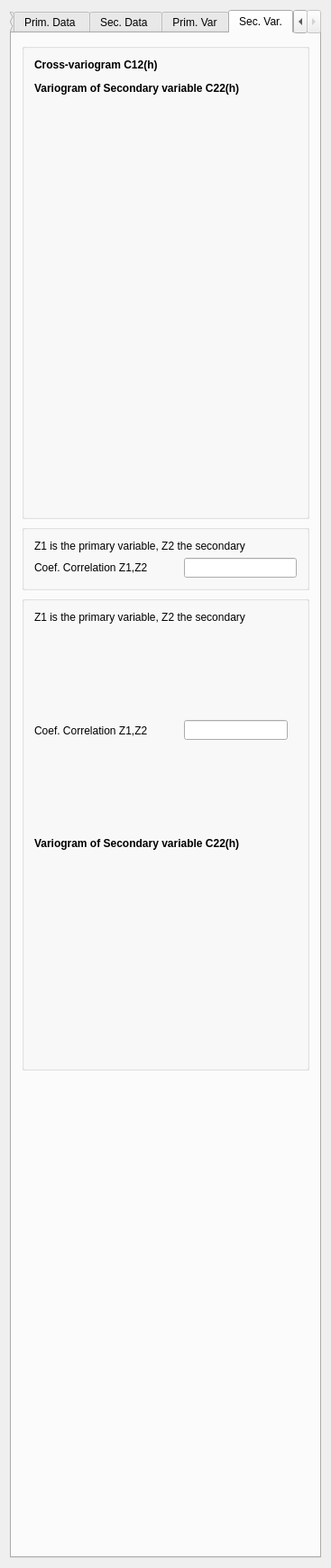
<?xml version="1.0" encoding="UTF-8"?>
<ui version="4.0">
 <class>Cosgsim</class>
 <widget class="QWidget" name="Cosgsim">
  <property name="geometry">
   <rect>
    <x>0</x>
    <y>0</y>
    <width>367</width>
    <height>1740</height>
   </rect>
  </property>
  <property name="windowTitle">
   <string>CoSgsim</string>
  </property>
  <property name="AlgorithmCategory" stdset="0">
   <string>Simulation</string>
  </property>
  <property name="AlgorithmDescription" stdset="0">
   <string>sequential gaussian co-simulation</string>
  </property>
  <layout class="QVBoxLayout" name="verticalLayout_8">
   <item>
    <widget class="QTabWidget" name="tabWidget2">
     <property name="tabShape">
      <enum>QTabWidget::Rounded</enum>
     </property>
     <property name="currentIndex">
      <number>4</number>
     </property>
     <widget class="QWidget" name="tab1">
      <attribute name="title">
       <string>General</string>
      </attribute>
      <layout class="QVBoxLayout" name="verticalLayout_2">
       <item>
        <widget class="QGroupBox" name="SimulationGrid">
         <property name="maximumSize">
          <size>
           <width>32767</width>
           <height>140</height>
          </size>
         </property>
         <property name="title">
          <string>Simulation Grid</string>
         </property>
         <layout class="QVBoxLayout" name="verticalLayout">
          <item>
           <widget class="GridSelector" name="Grid_Name"/>
          </item>
          <item>
           <widget class="QLabel" name="TextLabel2">
            <property name="text">
             <string>New Property Name</string>
            </property>
            <property name="wordWrap">
             <bool>false</bool>
            </property>
           </widget>
          </item>
          <item>
           <widget class="QLineEdit" name="Property_Name"/>
          </item>
         </layout>
        </widget>
       </item>
       <item>
        <layout class="QHBoxLayout">
         <property name="spacing">
          <number>6</number>
         </property>
         <property name="margin">
          <number>0</number>
         </property>
         <item>
          <widget class="QLabel" name="TextLabel2_2_2_2">
           <property name="text">
            <string>Nb of realizations</string>
           </property>
           <property name="wordWrap">
            <bool>false</bool>
           </property>
          </widget>
         </item>
         <item>
          <widget class="QSpinBox" name="Nb_Realizations">
           <property name="minimum">
            <number>1</number>
           </property>
           <property name="maximum">
            <number>10000</number>
           </property>
          </widget>
         </item>
        </layout>
       </item>
       <item>
        <layout class="QHBoxLayout">
         <property name="spacing">
          <number>6</number>
         </property>
         <property name="margin">
          <number>0</number>
         </property>
         <item>
          <widget class="QLabel" name="TextLabel2_2_2_2_2">
           <property name="text">
            <string>Seed</string>
           </property>
           <property name="wordWrap">
            <bool>false</bool>
           </property>
          </widget>
         </item>
         <item>
          <widget class="QSpinBox" name="Seed">
           <property name="maximum">
            <number>99999999</number>
           </property>
           <property name="value">
            <number>14071789</number>
           </property>
          </widget>
         </item>
        </layout>
       </item>
       <item>
        <layout class="QHBoxLayout">
         <property name="margin">
          <number>0</number>
         </property>
         <item>
          <widget class="QLabel" name="textLabel1_3">
           <property name="text">
            <string>Kriging Type</string>
           </property>
           <property name="wordWrap">
            <bool>false</bool>
           </property>
          </widget>
         </item>
         <item>
          <widget class="QComboBox" name="Kriging_Type">
           <item>
            <property name="text">
             <string>Simple Kriging (SK)</string>
            </property>
           </item>
           <item>
            <property name="text">
             <string>Ordinary Kriging (OK)</string>
            </property>
           </item>
          </widget>
         </item>
        </layout>
       </item>
       <item>
        <layout class="QHBoxLayout">
         <property name="spacing">
          <number>6</number>
         </property>
         <property name="margin">
          <number>0</number>
         </property>
         <item>
          <widget class="QLabel" name="TextLabel1_2">
           <property name="text">
            <string>Cokriging Option</string>
           </property>
           <property name="wordWrap">
            <bool>false</bool>
           </property>
          </widget>
         </item>
         <item>
          <widget class="QComboBox" name="Cokriging_Type">
           <item>
            <property name="text">
             <string>Full Cokriging</string>
            </property>
           </item>
           <item>
            <property name="text">
             <string>Markov Model 1</string>
            </property>
           </item>
           <item>
            <property name="text">
             <string>Markov Model 2</string>
            </property>
           </item>
          </widget>
         </item>
        </layout>
       </item>
       <item>
        <spacer>
         <property name="orientation">
          <enum>Qt::Vertical</enum>
         </property>
         <property name="sizeType">
          <enum>QSizePolicy::Expanding</enum>
         </property>
         <property name="sizeHint" stdset="0">
          <size>
           <width>20</width>
           <height>990</height>
          </size>
         </property>
        </spacer>
       </item>
      </layout>
     </widget>
     <widget class="QWidget" name="unnamed">
      <attribute name="title">
       <string>Prim. Data </string>
      </attribute>
      <layout class="QVBoxLayout" name="verticalLayout_5">
       <item>
        <widget class="QGroupBox" name="groupBox6">
         <property name="title">
          <string>Prim Hard Data</string>
         </property>
         <layout class="QVBoxLayout" name="verticalLayout_3">
          <item>
           <widget class="GridSelector" name="Primary_Harddata_Grid">
            <property name="currentIndex">
             <number>1</number>
            </property>
           </widget>
          </item>
          <item>
           <widget class="QLabel" name="TextLabel2_2">
            <property name="text">
             <string>Primary Property</string>
            </property>
            <property name="wordWrap">
             <bool>false</bool>
            </property>
           </widget>
          </item>
          <item>
           <widget class="SinglePropertySelector" name="Primary_Variable"/>
          </item>
          <item>
           <widget class="QCheckBox" name="Assign_Hard_Data">
            <property name="text">
             <string>Assign primary data to simulation grid</string>
            </property>
            <property name="checked">
             <bool>true</bool>
            </property>
           </widget>
          </item>
         </layout>
        </widget>
       </item>
       <item>
        <widget class="QGroupBox" name="groupBox">
         <property name="title">
          <string>Search Ellipsoid for Primary Variable</string>
         </property>
         <layout class="QVBoxLayout" name="verticalLayout_4">
          <item>
           <layout class="QHBoxLayout" name="horizontalLayout">
            <item>
             <widget class="QLabel" name="TextLabel2_2_2_2_3">
              <property name="text">
               <string>Max conditioning data</string>
              </property>
              <property name="wordWrap">
               <bool>false</bool>
              </property>
             </widget>
            </item>
            <item>
             <widget class="QSpinBox" name="Max_Conditioning_Data_1">
              <property name="minimum">
               <number>0</number>
              </property>
              <property name="maximum">
               <number>200</number>
              </property>
              <property name="value">
               <number>12</number>
              </property>
             </widget>
            </item>
           </layout>
          </item>
          <item>
           <widget class="EllipsoidInput" name="Search_Ellipsoid_1"/>
          </item>
          <item>
           <widget class="AdvancedNeighborhoodInput" name="AdvancedSearch"/>
          </item>
          <item>
           <spacer name="verticalSpacer">
            <property name="orientation">
             <enum>Qt::Vertical</enum>
            </property>
            <property name="sizeHint" stdset="0">
             <size>
              <width>20</width>
              <height>17</height>
             </size>
            </property>
           </spacer>
          </item>
         </layout>
        </widget>
       </item>
       <item>
        <spacer>
         <property name="orientation">
          <enum>Qt::Vertical</enum>
         </property>
         <property name="sizeType">
          <enum>QSizePolicy::Expanding</enum>
         </property>
         <property name="sizeHint" stdset="0">
          <size>
           <width>20</width>
           <height>16</height>
          </size>
         </property>
        </spacer>
       </item>
       <item>
        <widget class="QCheckBox" name="Transform_Primary_Variable">
         <property name="text">
          <string>Transform Primary Variable</string>
         </property>
        </widget>
       </item>
       <item>
        <widget class="GsTLButtonGroup" name="nonParamPrimary_box">
         <property name="enabled">
          <bool>false</bool>
         </property>
         <property name="title">
          <string/>
         </property>
         <layout class="QGridLayout">
          <item row="0" column="0">
           <widget class="NonParamCdfInput" name="nonParamCdf_primary"/>
          </item>
         </layout>
        </widget>
       </item>
       <item>
        <spacer>
         <property name="orientation">
          <enum>Qt::Vertical</enum>
         </property>
         <property name="sizeType">
          <enum>QSizePolicy::Expanding</enum>
         </property>
         <property name="sizeHint" stdset="0">
          <size>
           <width>20</width>
           <height>660</height>
          </size>
         </property>
        </spacer>
       </item>
      </layout>
     </widget>
     <widget class="QWidget" name="tab4">
      <attribute name="title">
       <string>Sec. Data </string>
      </attribute>
      <layout class="QVBoxLayout" name="verticalLayout_7">
       <item>
        <widget class="QGroupBox" name="GroupBox3">
         <property name="title">
          <string>Sec. Hard Data</string>
         </property>
         <layout class="QVBoxLayout">
          <property name="margin">
           <number>0</number>
          </property>
          <item>
           <widget class="QLabel" name="TextLabel1_3_2">
            <property name="text">
             <string>Secondary Data Grid</string>
            </property>
            <property name="wordWrap">
             <bool>false</bool>
            </property>
           </widget>
          </item>
          <item>
           <widget class="GridSelector" name="Secondary_Harddata_Grid"/>
          </item>
          <item>
           <widget class="QLabel" name="TextLabel2_2_2">
            <property name="text">
             <string>Secondary Property</string>
            </property>
            <property name="wordWrap">
             <bool>false</bool>
            </property>
           </widget>
          </item>
          <item>
           <widget class="SinglePropertySelector" name="Secondary_Variable"/>
          </item>
         </layout>
        </widget>
       </item>
       <item>
        <widget class="GsTLGroupBox" name="LMC_ellipse_box">
         <property name="title">
          <string>Search Ellipsoid for Secondary Variable</string>
         </property>
         <property name="keyword" stdset="0">
          <string>Full Cokriging</string>
         </property>
         <layout class="QVBoxLayout">
          <item/>
         </layout>
        </widget>
       </item>
       <item>
        <layout class="QVBoxLayout" name="verticalLayout_6">
         <item>
          <layout class="QHBoxLayout" name="horizontalLayout_4">
           <item>
            <widget class="QLabel" name="max_text">
             <property name="text">
              <string>Max conditioning data</string>
             </property>
             <property name="wordWrap">
              <bool>false</bool>
             </property>
            </widget>
           </item>
           <item>
            <widget class="QSpinBox" name="Max_Conditioning_Data_2">
             <property name="minimum">
              <number>0</number>
             </property>
             <property name="maximum">
              <number>200</number>
             </property>
             <property name="value">
              <number>12</number>
             </property>
            </widget>
           </item>
          </layout>
         </item>
         <item>
          <widget class="EllipsoidInput" name="Search_Ellipsoid_2"/>
         </item>
         <item>
          <widget class="AdvancedNeighborhoodInput" name="AdvancedSearch_2"/>
         </item>
        </layout>
       </item>
       <item>
        <spacer>
         <property name="orientation">
          <enum>Qt::Vertical</enum>
         </property>
         <property name="sizeType">
          <enum>QSizePolicy::Expanding</enum>
         </property>
         <property name="sizeHint" stdset="0">
          <size>
           <width>20</width>
           <height>16</height>
          </size>
         </property>
        </spacer>
       </item>
       <item>
        <widget class="QCheckBox" name="Transform_Secondary_Variable">
         <property name="text">
          <string>Transform Secondary Variable</string>
         </property>
        </widget>
       </item>
       <item>
        <widget class="GsTLButtonGroup" name="nonParamSecondary_box">
         <property name="enabled">
          <bool>false</bool>
         </property>
         <property name="title">
          <string/>
         </property>
         <layout class="QGridLayout">
          <item row="0" column="0">
           <widget class="NonParamCdfInput" name="nonParamCdf_secondary"/>
          </item>
         </layout>
        </widget>
       </item>
       <item>
        <spacer>
         <property name="orientation">
          <enum>Qt::Vertical</enum>
         </property>
         <property name="sizeType">
          <enum>QSizePolicy::Expanding</enum>
         </property>
         <property name="sizeHint" stdset="0">
          <size>
           <width>21</width>
           <height>680</height>
          </size>
         </property>
        </spacer>
       </item>
      </layout>
     </widget>
     <widget class="QWidget" name="tab2">
      <attribute name="title">
       <string>Prim. Var</string>
      </attribute>
      <layout class="QVBoxLayout">
       <property name="margin">
        <number>0</number>
       </property>
       <item>
        <widget class="QGroupBox" name="GroupBox5">
         <property name="title">
          <string>Variogram for primary variable C11(h)</string>
         </property>
         <layout class="QVBoxLayout">
          <property name="spacing">
           <number>6</number>
          </property>
          <property name="margin">
           <number>11</number>
          </property>
          <item>
           <widget class="VariogramInput" name="Variogram_C11">
            <property name="sizePolicy">
             <sizepolicy hsizetype="Preferred" vsizetype="Minimum">
              <horstretch>0</horstretch>
              <verstretch>0</verstretch>
             </sizepolicy>
            </property>
           </widget>
          </item>
          <item>
           <spacer>
            <property name="orientation">
             <enum>Qt::Vertical</enum>
            </property>
            <property name="sizeType">
             <enum>QSizePolicy::Expanding</enum>
            </property>
            <property name="sizeHint" stdset="0">
             <size>
              <width>20</width>
              <height>31</height>
             </size>
            </property>
           </spacer>
          </item>
         </layout>
        </widget>
       </item>
       <item>
        <spacer>
         <property name="orientation">
          <enum>Qt::Vertical</enum>
         </property>
         <property name="sizeType">
          <enum>QSizePolicy::Expanding</enum>
         </property>
         <property name="sizeHint" stdset="0">
          <size>
           <width>21</width>
           <height>900</height>
          </size>
         </property>
        </spacer>
       </item>
      </layout>
     </widget>
     <widget class="QWidget" name="tab3">
      <attribute name="title">
       <string>Sec. Var.</string>
      </attribute>
      <layout class="QVBoxLayout">
       <item>
        <widget class="GsTLGroupBox" name="LMC_group">
         <property name="title">
          <string/>
         </property>
         <property name="keyword" stdset="0">
          <string>Full Cokriging</string>
         </property>
         <layout class="QVBoxLayout">
          <item>
           <widget class="QLabel" name="TextLabel3">
            <property name="font">
             <font>
              <weight>75</weight>
              <bold>true</bold>
             </font>
            </property>
            <property name="text">
             <string>Cross-variogram C12(h)</string>
            </property>
           </widget>
          </item>
          <item>
           <widget class="VariogramInput" name="Variogram_C12"/>
          </item>
          <item>
           <widget class="QLabel" name="TextLabel3_2">
            <property name="font">
             <font>
              <weight>75</weight>
              <bold>true</bold>
             </font>
            </property>
            <property name="text">
             <string>Variogram of Secondary variable C22(h)</string>
            </property>
            <property name="wordWrap">
             <bool>false</bool>
            </property>
           </widget>
          </item>
          <item>
           <widget class="VariogramInput" name="Variogram_C22"/>
          </item>
          <item>
           <spacer>
            <property name="orientation">
             <enum>Qt::Vertical</enum>
            </property>
            <property name="sizeHint" stdset="0">
             <size>
              <width>20</width>
              <height>40</height>
             </size>
            </property>
           </spacer>
          </item>
         </layout>
        </widget>
       </item>
       <item>
        <widget class="GsTLGroupBox" name="MM1_group">
         <property name="title">
          <string/>
         </property>
         <property name="keyword" stdset="0">
          <string>Markov Model 1</string>
         </property>
         <property name="displayed" stdset="0">
          <bool>false</bool>
         </property>
         <property name="activated" stdset="0">
          <bool>false</bool>
         </property>
         <layout class="QVBoxLayout">
          <property name="spacing">
           <number>6</number>
          </property>
          <property name="margin">
           <number>11</number>
          </property>
          <item>
           <widget class="QLabel" name="TextLabel5">
            <property name="text">
             <string>Z1 is the primary variable, Z2 the secondary</string>
            </property>
            <property name="alignment">
             <set>Qt::AlignVCenter</set>
            </property>
            <property name="wordWrap">
             <bool>true</bool>
            </property>
           </widget>
          </item>
          <item>
           <layout class="QGridLayout">
            <property name="margin">
             <number>0</number>
            </property>
            <item row="0" column="0" colspan="2">
             <widget class="QLabel" name="TextLabel4">
              <property name="minimumSize">
               <size>
                <width>160</width>
                <height>0</height>
               </size>
              </property>
              <property name="text">
               <string>Coef. Correlation Z1,Z2</string>
              </property>
              <property name="wordWrap">
               <bool>false</bool>
              </property>
             </widget>
            </item>
            <item row="0" column="2">
             <widget class="QLineEdit" name="Correl_Z1Z2"/>
            </item>
           </layout>
          </item>
         </layout>
        </widget>
       </item>
       <item>
        <widget class="GsTLGroupBox" name="MM2_group">
         <property name="title">
          <string/>
         </property>
         <property name="keyword" stdset="0">
          <string>Markov Model 2</string>
         </property>
         <property name="displayed" stdset="0">
          <bool>false</bool>
         </property>
         <property name="activated" stdset="0">
          <bool>false</bool>
         </property>
         <layout class="QVBoxLayout">
          <item>
           <widget class="QLabel" name="TextLabel5_2">
            <property name="text">
             <string>Z1 is the primary variable, Z2 the secondary</string>
            </property>
            <property name="alignment">
             <set>Qt::AlignVCenter</set>
            </property>
            <property name="wordWrap">
             <bool>true</bool>
            </property>
           </widget>
          </item>
          <item>
           <layout class="QHBoxLayout">
            <property name="margin">
             <number>0</number>
            </property>
            <item>
             <widget class="QLabel" name="TextLabel4_3">
              <property name="minimumSize">
               <size>
                <width>160</width>
                <height>0</height>
               </size>
              </property>
              <property name="text">
               <string>Coef. Correlation Z1,Z2</string>
              </property>
              <property name="wordWrap">
               <bool>false</bool>
              </property>
             </widget>
            </item>
            <item>
             <widget class="QLineEdit" name="MM2_Correl_Z1Z2"/>
            </item>
            <item>
             <spacer>
              <property name="orientation">
               <enum>Qt::Vertical</enum>
              </property>
              <property name="sizeType">
               <enum>QSizePolicy::Expanding</enum>
              </property>
              <property name="sizeHint" stdset="0">
               <size>
                <width>10</width>
                <height>16</height>
               </size>
              </property>
             </spacer>
            </item>
           </layout>
          </item>
          <item>
           <widget class="QLabel" name="TextLabel3_2_2">
            <property name="font">
             <font>
              <weight>75</weight>
              <bold>true</bold>
             </font>
            </property>
            <property name="text">
             <string>Variogram of Secondary variable C22(h)</string>
            </property>
            <property name="wordWrap">
             <bool>false</bool>
            </property>
           </widget>
          </item>
          <item>
           <widget class="VariogramInput" name="MM2_Variogram_C22"/>
          </item>
          <item>
           <spacer>
            <property name="orientation">
             <enum>Qt::Vertical</enum>
            </property>
            <property name="sizeType">
             <enum>QSizePolicy::Expanding</enum>
            </property>
            <property name="sizeHint" stdset="0">
             <size>
              <width>20</width>
              <height>10</height>
             </size>
            </property>
           </spacer>
          </item>
         </layout>
        </widget>
       </item>
       <item>
        <spacer>
         <property name="orientation">
          <enum>Qt::Vertical</enum>
         </property>
         <property name="sizeHint" stdset="0">
          <size>
           <width>20</width>
           <height>42</height>
          </size>
         </property>
        </spacer>
       </item>
      </layout>
     </widget>
    </widget>
   </item>
  </layout>
 </widget>
 <layoutdefault spacing="6" margin="11"/>
 <pixmapfunction>qPixmapFromMimeSource</pixmapfunction>
 <customwidgets>
  <customwidget>
   <class>SinglePropertySelector</class>
   <extends>QComboBox</extends>
   <header>GsTLAppli/extra/qtplugins/selectors.h</header>
  </customwidget>
  <customwidget>
   <class>VariogramInput</class>
   <extends>QWidget</extends>
   <header>GsTLAppli/extra/qtplugins/variogram_input.h</header>
  </customwidget>
  <customwidget>
   <class>GsTLButtonGroup</class>
   <extends>QGroupBox</extends>
   <header>GsTLAppli/extra/qtplugins/selectors.h</header>
  </customwidget>
  <customwidget>
   <class>GsTLGroupBox</class>
   <extends>QGroupBox</extends>
   <header>GsTLAppli/extra/qtplugins/selectors.h</header>
  </customwidget>
  <customwidget>
   <class>EllipsoidInput</class>
   <extends>QWidget</extends>
   <header>GsTLAppli/extra/qtplugins/ellipsoid_input.h</header>
  </customwidget>
  <customwidget>
   <class>NonParamCdfInput</class>
   <extends>QWidget</extends>
   <header>GsTLAppli/extra/qtplugins/non_param_cdf_input.h</header>
  </customwidget>
  <customwidget>
   <class>GridSelector</class>
   <extends>QTabWidget</extends>
   <header>GsTLAppli/extra/qtplugins/selectors.h</header>
  </customwidget>
  <customwidget>
   <class>AdvancedNeighborhoodInput</class>
   <extends>QWidget</extends>
   <header>GsTLAppli/extra/qtplugins/neighborhood_filter_input.h</header>
  </customwidget>
 </customwidgets>
 <includes>
  <include location="local">gridselector.h</include>
  <include location="local">gridselector.h</include>
  <include location="local">singlepropertyselector.h</include>
  <include location="local">gstlgroupbox.h</include>
  <include location="local">ellipsoidinput.h</include>
  <include location="local">gstl_table.h</include>
  <include location="local">gstl_table.h</include>
  <include location="local">gstlbuttongroup.h</include>
  <include location="local">nonparamcdfinput.h</include>
  <include location="local">propertyselector.h</include>
  <include location="local">lowertailcdfinput.h</include>
  <include location="local">uppertailcdfinput.h</include>
  <include location="local">gridselector.h</include>
  <include location="local">singlepropertyselector.h</include>
  <include location="local">gstlgroupbox.h</include>
  <include location="local">ellipsoidinput.h</include>
  <include location="local">gstl_table.h</include>
  <include location="local">gstl_table.h</include>
  <include location="local">gstlbuttongroup.h</include>
  <include location="local">nonparamcdfinput.h</include>
  <include location="local">propertyselector.h</include>
  <include location="local">lowertailcdfinput.h</include>
  <include location="local">uppertailcdfinput.h</include>
  <include location="local">variograminput.h</include>
  <include location="local">gstlgroupbox.h</include>
  <include location="local">variograminput.h</include>
  <include location="local">variograminput.h</include>
  <include location="local">gstlgroupbox.h</include>
  <include location="local">gstlgroupbox.h</include>
  <include location="local">variograminput.h</include>
 </includes>
 <resources/>
 <connections>
  <connection>
   <sender>Cokriging_Type</sender>
   <signal>activated(QString)</signal>
   <receiver>MM1_group</receiver>
   <slot>setActivated(QString)</slot>
   <hints>
    <hint type="sourcelabel">
     <x>20</x>
     <y>20</y>
    </hint>
    <hint type="destinationlabel">
     <x>20</x>
     <y>20</y>
    </hint>
   </hints>
  </connection>
  <connection>
   <sender>Primary_Harddata_Grid</sender>
   <signal>activated(QString)</signal>
   <receiver>Primary_Variable</receiver>
   <slot>show_properties(QString)</slot>
   <hints>
    <hint type="sourcelabel">
     <x>20</x>
     <y>20</y>
    </hint>
    <hint type="destinationlabel">
     <x>20</x>
     <y>20</y>
    </hint>
   </hints>
  </connection>
  <connection>
   <sender>Secondary_Harddata_Grid</sender>
   <signal>activated(QString)</signal>
   <receiver>Secondary_Variable</receiver>
   <slot>show_properties(QString)</slot>
   <hints>
    <hint type="sourcelabel">
     <x>20</x>
     <y>20</y>
    </hint>
    <hint type="destinationlabel">
     <x>20</x>
     <y>20</y>
    </hint>
   </hints>
  </connection>
  <connection>
   <sender>Transform_Primary_Variable</sender>
   <signal>toggled(bool)</signal>
   <receiver>nonParamPrimary_box</receiver>
   <slot>setEnabled(bool)</slot>
   <hints>
    <hint type="sourcelabel">
     <x>20</x>
     <y>20</y>
    </hint>
    <hint type="destinationlabel">
     <x>20</x>
     <y>20</y>
    </hint>
   </hints>
  </connection>
  <connection>
   <sender>Transform_Secondary_Variable</sender>
   <signal>toggled(bool)</signal>
   <receiver>nonParamSecondary_box</receiver>
   <slot>setEnabled(bool)</slot>
   <hints>
    <hint type="sourcelabel">
     <x>20</x>
     <y>20</y>
    </hint>
    <hint type="destinationlabel">
     <x>20</x>
     <y>20</y>
    </hint>
   </hints>
  </connection>
  <connection>
   <sender>Cokriging_Type</sender>
   <signal>activated(QString)</signal>
   <receiver>MM2_group</receiver>
   <slot>setActivated(QString)</slot>
   <hints>
    <hint type="sourcelabel">
     <x>20</x>
     <y>20</y>
    </hint>
    <hint type="destinationlabel">
     <x>20</x>
     <y>20</y>
    </hint>
   </hints>
  </connection>
  <connection>
   <sender>Secondary_Harddata_Grid</sender>
   <signal>activated(QString)</signal>
   <receiver>nonParamCdf_secondary</receiver>
   <slot>setReferenceGrid(QString)</slot>
   <hints>
    <hint type="sourcelabel">
     <x>20</x>
     <y>20</y>
    </hint>
    <hint type="destinationlabel">
     <x>20</x>
     <y>20</y>
    </hint>
   </hints>
  </connection>
  <connection>
   <sender>Secondary_Variable</sender>
   <signal>activated(QString)</signal>
   <receiver>nonParamCdf_secondary</receiver>
   <slot>setReferenceProperty(QString)</slot>
   <hints>
    <hint type="sourcelabel">
     <x>20</x>
     <y>20</y>
    </hint>
    <hint type="destinationlabel">
     <x>20</x>
     <y>20</y>
    </hint>
   </hints>
  </connection>
  <connection>
   <sender>Cokriging_Type</sender>
   <signal>activated(QString)</signal>
   <receiver>LMC_group</receiver>
   <slot>setActivated(QString)</slot>
   <hints>
    <hint type="sourcelabel">
     <x>270</x>
     <y>286</y>
    </hint>
    <hint type="destinationlabel">
     <x>60</x>
     <y>48</y>
    </hint>
   </hints>
  </connection>
  <connection>
   <sender>Cokriging_Type</sender>
   <signal>activated(QString)</signal>
   <receiver>LMC_ellipse_box</receiver>
   <slot>setActivated(QString)</slot>
   <hints>
    <hint type="sourcelabel">
     <x>20</x>
     <y>20</y>
    </hint>
    <hint type="destinationlabel">
     <x>20</x>
     <y>20</y>
    </hint>
   </hints>
  </connection>
 </connections>
</ui>
